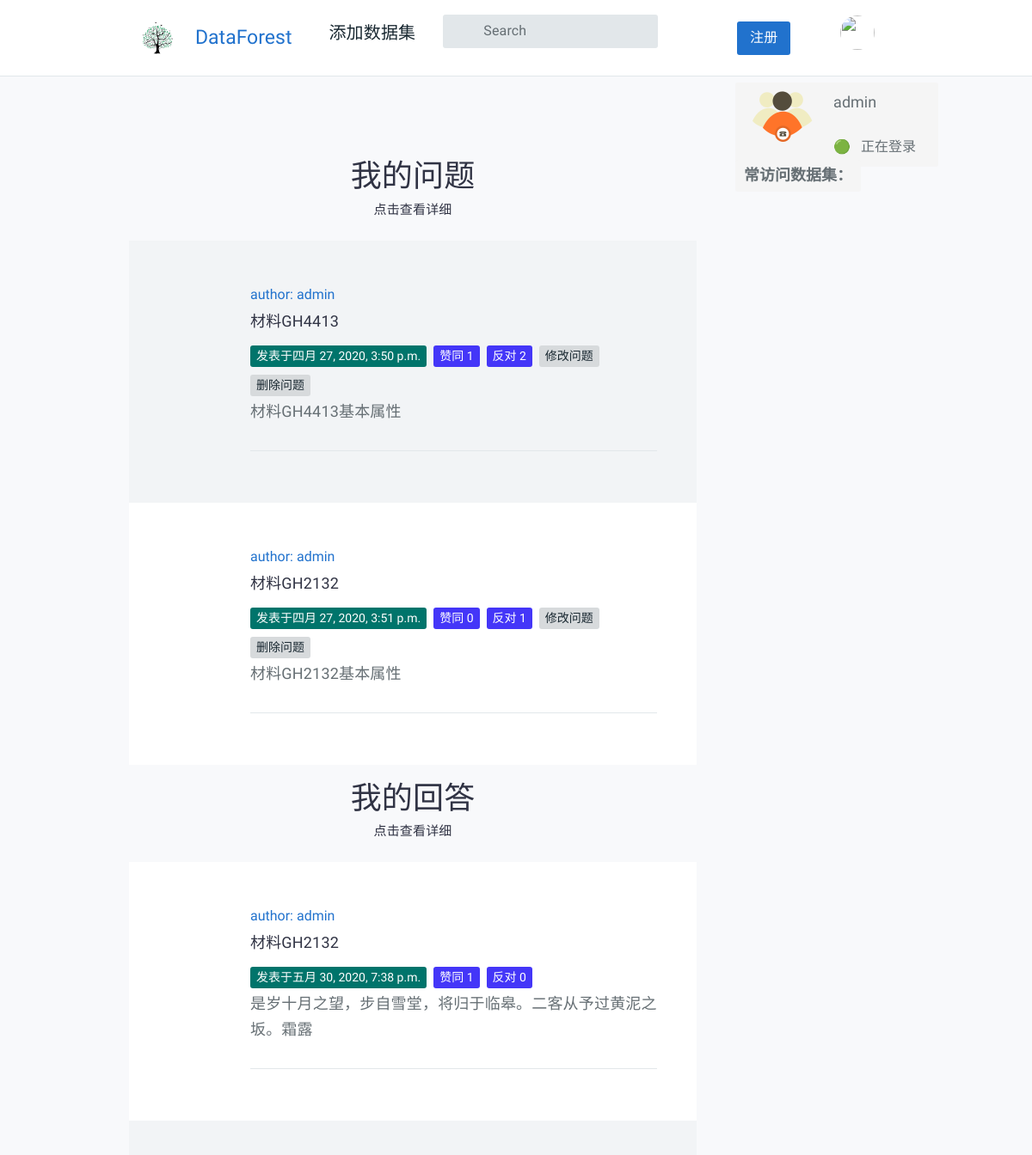
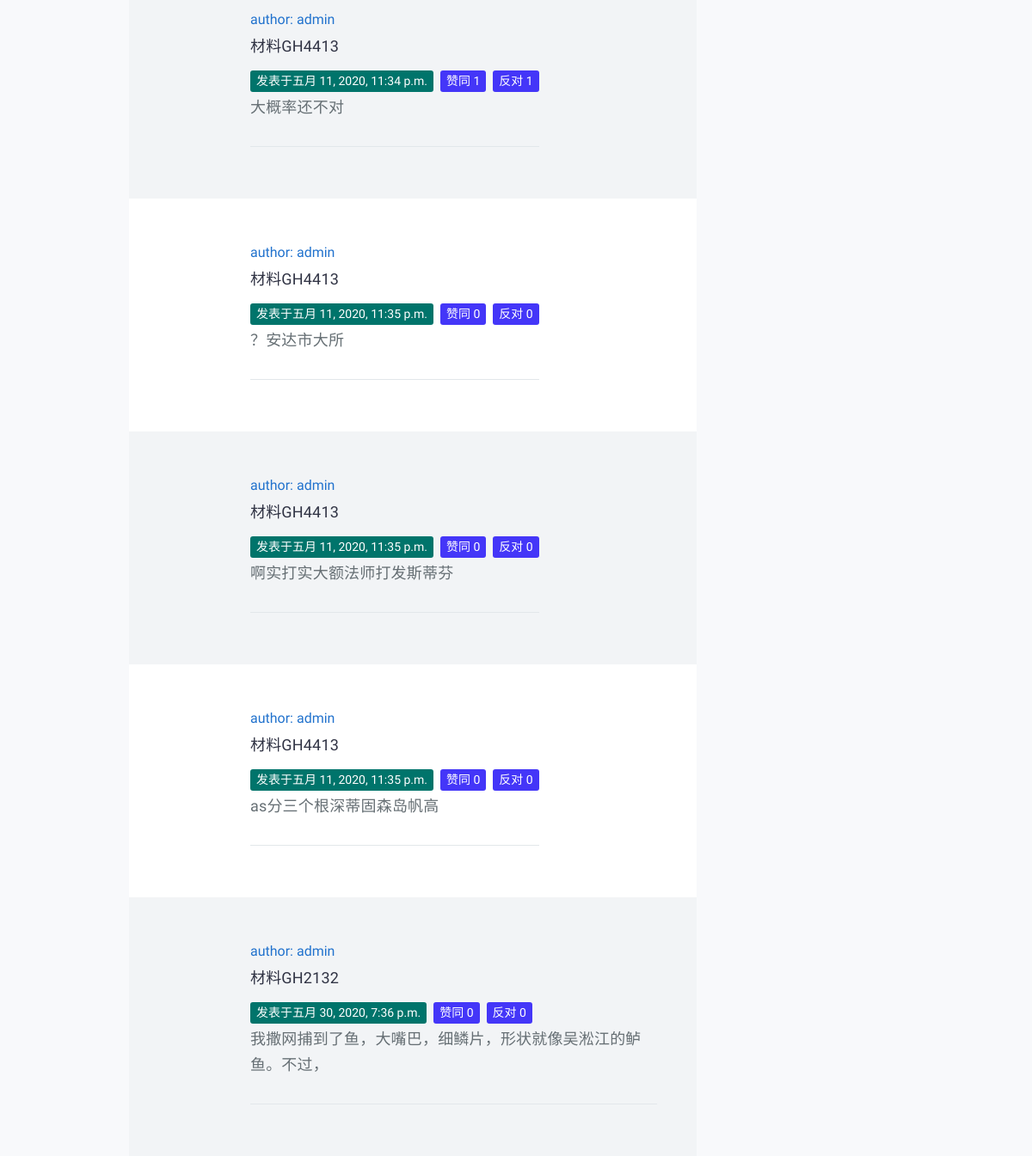
The app's page /question/my_questions/ (signed in) with its own data (2 pictures, top to bottom).
### QuestionApp/models.py (models this page shows, shortened)
class Question(models.Model):
    user = models.ForeignKey(User, verbose_name='提问者', related_name='questions', on_delete=models.CASCADE)
    questionTitle = models.CharField('问题标题', max_length=40, unique=True, blank=False)
    questionCategory = models.ForeignKey('CategoryApp.Category', verbose_name='板块名称', on_delete=models.CASCADE)
    questionDescription = models.TextField('详细描述')
    created = models.DateTimeField(default=timezone.now, verbose_name='发布日期')
    publishDate = models.DateTimeField(auto_now=True, verbose_name='更新日期')
    goodNum = models.IntegerField(default=0, verbose_name='赞数')
    badNum = models.IntegerField(default=0, verbose_name='反对数')
    grade = models.IntegerField(default=0, verbose_name='综合质量')
    collect = models.ManyToManyField(User, related_name='collect_question', verbose_name='收藏', blank=True)
    users_like = models.ManyToManyField(User, related_name="questions_like", blank=True)
    users_unlike = models.ManyToManyField(User, related_name="questions_unlike", blank=True)
    views = models.IntegerField(default=0, verbose_name="阅读次数")

### AnswerApp/models.py (models this page shows, shortened)
class AnswerModel(models.Model):
    author = models.ForeignKey(User, related_name='answers', verbose_name='回答者', on_delete=models.CASCADE)
    question = models.ForeignKey('QuestionApp.Question', related_name='answers',
                                 verbose_name='问题', on_delete=models.CASCADE)
    pub_date = models.DateTimeField(auto_now=True, verbose_name='回答时间')
    answer_text = models.TextField(verbose_name='回答内容')
    goodNum = models.IntegerField(default=0, verbose_name='赞数')
    badNum = models.IntegerField(default=0, verbose_name='反对数')
    grade = models.IntegerField(default=0, verbose_name='综合质量')
    collect = models.ManyToManyField(User, related_name='collect_answer', verbose_name='收藏')
    user_like_answer = models.ManyToManyField(User, related_name='answers_like', blank=True)
    user_unlike_answer = models.ManyToManyField(User, related_name='answers_unlike', blank=True)
    class Meta:
        ordering = ("-grade",)

### QuestionApp/views.py (the view)
# urls.py: path('my_questions/', views.my_questions, name='my_questions'),
def my_questions(request):
    username = request.user.username
    is_logged_in = True
    context = {
        'username': username,
        'is_logged_in': is_logged_in,
    }
    questions = request.user.questions.all()
    answers = request.user.answers.all()
    context['questions'] = questions
    context['answers'] = answers
    return render(request, 'question/my_questions.html', context)

### templates/question/my_questions.html
{% extends "index.html" %}
{% load static %}
{% block content %}
<div class="col-sm-9">
    <main id="tt-pageContent" class="tt-offset-small">
        <div class="container">
            <div class="tt-topic-list">
                <div class="tt-list-header">
                    <div class="tt-col-topic text-center">
                        <h1>我的问题</h1>
                        <p>点击查看详细</p>
                    </div>
                </div>
                {% for question in questions %}
                <div class="tt-item">
                    <div class="tt-single-topic">
                        <div class="tt-item-header pt-noborder">
                            <div class="tt-item-header info-top">
                                <div class="tt-avater-title">
                                    <a href="#">author: {{ question.user }}</a>
                                </div>
                                <div class="tt-item-title">
                                    <a href="../{{question.id}}">{{question.questionTitle}}</a>
                                </div>
                                <div class="tt-item-tag">
                                    <ul class="tt-list-badge">
                                        <li><a href="#"><span
                                                    class="tt-color09 tt-badge">发表于{{ question.created }}</span></a></li>
                                        <li><a href="#"><span class="tt-color02 tt-badge">赞同 {{ question.goodNum }}</span></a></li>
                                        <li><a href="#"><span class="tt-color02 tt-badge">反对 {{ question.badNum }}</span></a></li>
                                        <li><a href="{%  url 'question:redit_question' question_id=question.id %}"><span class="tt-badge">修改问题</span> </a> </li>
                                        <li><a href="{%  url 'question:delete_question' question_id=question.id %}"><span class="tt-badge">删除问题</span> </a> </li>
                                    </ul>
                                </div>
                                <div class="tt-item-title">
                                    <p>{{ question.questionDescription | truncatechars:"30"}}</p>
                                </div>
                            </div>
                        </div>
                    </div>
                </div>
                {% endfor %}
            <div class="tt-list-header">
                    <div class="tt-col-topic text-center">
                        <h1>我的回答</h1>
                        <p>点击查看详细</p>
                    </div>
                </div>
                {% for answer in answers %}
                <div class="tt-item">
                    <div class="tt-single-topic">
                        <div class="tt-item-header pt-noborder">
                            <div class="tt-item-header info-top">
                                <div class="tt-avater-title">
                                    <a href="#">author: {{ answer.author }}</a>
                                </div>
                                <div class="tt-item-title">
                                    <a href="../{{answer.question.id}}">{{answer.question.questionTitle}}</a>
                                </div>
                                <div class="tt-item-tag">
                                    <ul class="tt-list-badge">
                                        <li><a href="#"><span
                                                    class="tt-color09 tt-badge">发表于{{ answer.pub_date }}</span></a></li>
                                        <li><a href="#"><span class="tt-color02 tt-badge">赞同 {{ answer.goodNum }}</span></a></li>
                                        <li><a href="#"><span class="tt-color02 tt-badge">反对 {{ answer.badNum }}</span></a></li>
                                    </ul>
                                </div>
                                <div class="tt-item-title">
                                    <p>{{ answer.answer_text | truncatechars:"30"}}</p>
                                </div>
                            </div>
                        </div>
                    </div>
                </div>
                {% endfor %}
            </div>
        </div>
    </main>
</div>
{% endblock %}

### templates/index.html (shortened to what this page needs)
{% load static %}
<!DOCTYPE html>
<html lang="zh-cn">
<head>
    <link rel="stylesheet" href="{% static 'css/bootstrap.css' %}">
    <link rel="stylesheet" href="{% static 'css/bootstrap-theme.css' %}">
    <link rel="stylesheet" href="{% static 'css/style.css' %}">
    <link rel="stylesheet" href="{% static 'css/main.css' %}">
</head>
<body>
    {% include "head.html" %}
    <main id="tt-pageContent" class="tt-offset-small">
        <div class="blank">
            <p>&nbsp</p>
        </div>
        <div class="container">
            {% block register %}
            <div class="row">
            {% block content %}{% endblock %}
                {% block left %}
       <div class="col-sm-3" >
                    <div class="side-bar-well clearfix" style="position: fixed;">
                        <div class="col-sm-5"><img src="{% static 'images/support.png' %}"></div>
                        <div class="col-sm-7">
                            {% if user.username %}
                            <p class="side-bar-well-title">{{user.username}}</p>
                            <p>🟢&nbsp;&nbsp;&nbsp;正在登录</p>
                            {% else %}
                            <p>🔴&nbsp;&nbsp;&nbsp;未登录</p>
                            {% endif %}
                        </div>
                    </div>
                    <div class="side-bar-well" style="position: fixed; margin-top:90px">
                        <strong class="side-bar-well-title">常访问数据集：</strong>
                    </div>
                </div>
                {% endblock %}
                {% endblock %}
            </div>
        </div>
    </main>
</body>
</html>

### templates/head.html (shortened to what this page needs)
{% load static %}
{% load notifications_tags %}
<!DOCTYPE html>
<html lang="zh-CN">
<head>
    <link rel="stylesheet" href="{% static 'css/bootstrap.css' %}">
    <link rel="stylesheet" href="{% static 'css/main.css' %}">
    <link rel="stylesheet" href="{% static 'css/style.css' %}">
</head>
<body>
    <header id="tt-header">
        <div class="container">
            <div class="row tt-row no-gutters">
                <div class="col-auto">
                    <div class="tt-logo">
                        <a href="{% url 'question:index' page_id=1  %}"><img src="{% static 'images/IMG_0212.JPG' %}" alt=""></a>
                    </div>
                    <div class="tt-title">
                        <a href="{% url 'question:index' page_id=1 %}"><span style="font-size:23px">DataForest</span></a>
                    </div>
                    {% if user.is_superuser %}
                    <div class="tt-desktop-menu">
                        <nav>
                            <ul>
                                <li><a href="{% url 'question:add_question' %}"><span style="font-size:20px">添加数据集</span></a></li>
                            </ul>
                        </nav>
                    </div>
{% endif %}
                    <div class="tt-search">
                        <form class="search-wrapper" role="search" method="get" action="{%url 'question:search' %}">
                            <div class="form-group">
                                <input type="search" class="tt-search__input" name="keyword" placeholder="Search"
                                    required>
                            </div>
                        </form>
                    </div>
                    <div class="tt-desktop-menu">
                        <nav>
                            <ul>
                                <p>&nbsp&nbsp&nbsp&nbsp</p>
                            </ul>
                        </nav>
                    </div>
                    <div class="col-auto">
                        <div class="tt-account-btn">
                            <a href="{% url 'account:user_register' %}" class="btn btn-secondary"><span>注册</span></a>
                        </div>
                    </div>
                    <div class="tt-desktop-menu">
                        <nav>
                            <ul>
                                    {% if user.is_authenticated %}
                                    <li>
                                        <a href="#">
                                            <span>
                                            {% if user.userinfo.photo %}
                                            <img src="{{ user.userinfo.photo | striptags }}" height="40" width="40"
                                                 class="img-circle" id="my_photo" name="user_face">
                                            {% else %}
                                            <img name="user_face" src="{% static 'images/default.jpg' %}" height="35" width="35"
                                                 class="img-circle" width="270px" id="my_photo">
                                            {% endif %}
                                            </span>
                                            </a>
                                    {% else %}
                                    <li>
                                        <a href="{% url 'account:user_login' %}" style="font-size:20px">登录</a>
                                    </li>
                                    {% endif %}
                                </li>
                            </ul>
                        </nav>
                    </div>
                </div>
            </div>
        </div>
    </header>
</body>

### static/css/main.css (style rules this page uses)
.side-bar-well { padding: 5px; background: #f5f5f5; margin-bottom: 10px; border-radius: 3px; }
.side-bar-well-title { font-size: 18px; padding:0px; margin-bottom: 0cm; }
.side-bar-well > * { padding: 5px; }

### templates/index.html (style rules this page uses)
div { font-family:&amp;quot;Microsoft YaHei&amp;quot;,微软雅黑,&amp;quot;MicrosoftJhengHei&amp;quot;,华文细黑,STHeiti,MingLiu; }

### templates/head.html (style rules this page uses)
div { font-family:&amp;quot;Microsoft YaHei&amp;quot;,微软雅黑,&amp;quot;MicrosoftJhengHei&amp;quot;,华文细黑,STHeiti,MingLiu; }

### records on screen
Question: user "admin", questionTitle "材料GH4413", created "四月 27, 2020, 3:50 p.m.", goodNum "1", badNum "2", questionDescription "材料GH4413基本属性"
Question: user "admin", questionTitle "材料GH2132", created "四月 27, 2020, 3:51 p.m.", goodNum "0", badNum "1", questionDescription "材料GH2132基本属性"
AnswerModel: author "admin", question.questionTitle "材料GH2132", pub_date "五月 30, 2020, 7:38 p.m.", goodNum "1", badNum "0", answer_text "是岁十月之望，步自雪堂，将归于临皋。二客从予过黄泥之坂。霜露"
AnswerModel: author "admin", question.questionTitle "材料GH4413", pub_date "五月 11, 2020, 11:34 p.m.", goodNum "1", badNum "1", answer_text "大概率还不对"
AnswerModel: author "admin", question.questionTitle "材料GH4413", pub_date "五月 11, 2020, 11:35 p.m.", goodNum "0", badNum "0", answer_text "？安达市大所"
AnswerModel: author "admin", question.questionTitle "材料GH4413", pub_date "五月 11, 2020, 11:35 p.m.", goodNum "0", badNum "0", answer_text "啊实打实大额法师打发斯蒂芬"
AnswerModel: author "admin", question.questionTitle "材料GH4413", pub_date "五月 11, 2020, 11:35 p.m.", goodNum "0", badNum "0", answer_text "as分三个根深蒂固森岛帆高"
AnswerModel: author "admin", question.questionTitle "材料GH2132", pub_date "五月 30, 2020, 7:36 p.m.", goodNum "0", badNum "0", answer_text "我撒网捕到了鱼，大嘴巴，细鳞片，形状就像吴淞江的鲈鱼。不过，"

### other values on screen
{{ user.username }} "admin"
